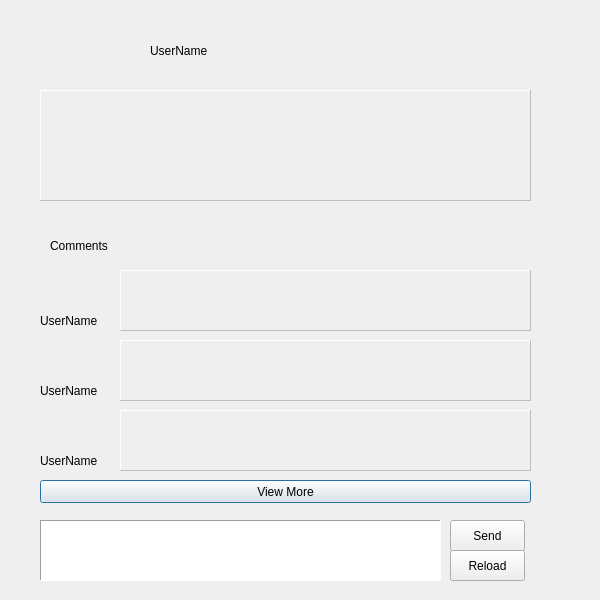
<?xml version="1.0" encoding="UTF-8"?>
<ui version="4.0">
 <class>CommentPage</class>
 <widget class="QDialog" name="CommentPage">
  <property name="geometry">
   <rect>
    <x>0</x>
    <y>0</y>
    <width>600</width>
    <height>600</height>
   </rect>
  </property>
  <property name="windowTitle">
   <string>Dialog</string>
  </property>
  <widget class="QTextEdit" name="PostText">
   <property name="enabled">
    <bool>false</bool>
   </property>
   <property name="geometry">
    <rect>
     <x>40</x>
     <y>90</y>
     <width>491</width>
     <height>111</height>
    </rect>
   </property>
   <property name="frameShape">
    <enum>QFrame::Panel</enum>
   </property>
   <property name="frameShadow">
    <enum>QFrame::Raised</enum>
   </property>
  </widget>
  <widget class="QLabel" name="mainuser">
   <property name="geometry">
    <rect>
     <x>150</x>
     <y>30</y>
     <width>151</width>
     <height>41</height>
    </rect>
   </property>
   <property name="styleSheet">
    <string notr="true">font: 14pt &quot;MS Shell Dlg 2&quot;;</string>
   </property>
   <property name="text">
    <string>UserName</string>
   </property>
  </widget>
  <widget class="QLabel" name="label_2">
   <property name="geometry">
    <rect>
     <x>50</x>
     <y>20</y>
     <width>81</width>
     <height>61</height>
    </rect>
   </property>
   <property name="styleSheet">
    <string notr="true">image: url(:/images/assets/profile.png);</string>
   </property>
   <property name="text">
    <string/>
   </property>
  </widget>
  <widget class="QLabel" name="label_3">
   <property name="geometry">
    <rect>
     <x>50</x>
     <y>230</y>
     <width>161</width>
     <height>31</height>
    </rect>
   </property>
   <property name="styleSheet">
    <string notr="true">font: 14pt &quot;MS Shell Dlg 2&quot;;</string>
   </property>
   <property name="text">
    <string>Comments</string>
   </property>
  </widget>
  <widget class="QTextEdit" name="comment1">
   <property name="enabled">
    <bool>false</bool>
   </property>
   <property name="geometry">
    <rect>
     <x>120</x>
     <y>270</y>
     <width>411</width>
     <height>61</height>
    </rect>
   </property>
   <property name="frameShape">
    <enum>QFrame::Panel</enum>
   </property>
   <property name="frameShadow">
    <enum>QFrame::Raised</enum>
   </property>
  </widget>
  <widget class="QLabel" name="label_4">
   <property name="geometry">
    <rect>
     <x>50</x>
     <y>270</y>
     <width>41</width>
     <height>41</height>
    </rect>
   </property>
   <property name="styleSheet">
    <string notr="true">image: url(:/images/assets/profile.png);</string>
   </property>
   <property name="text">
    <string/>
   </property>
  </widget>
  <widget class="QLabel" name="user1">
   <property name="geometry">
    <rect>
     <x>40</x>
     <y>300</y>
     <width>81</width>
     <height>41</height>
    </rect>
   </property>
   <property name="styleSheet">
    <string notr="true">font: 10pt &quot;MS Shell Dlg 2&quot;;</string>
   </property>
   <property name="text">
    <string>UserName</string>
   </property>
  </widget>
  <widget class="QTextEdit" name="comment2">
   <property name="enabled">
    <bool>false</bool>
   </property>
   <property name="geometry">
    <rect>
     <x>120</x>
     <y>340</y>
     <width>411</width>
     <height>61</height>
    </rect>
   </property>
   <property name="frameShape">
    <enum>QFrame::Panel</enum>
   </property>
   <property name="frameShadow">
    <enum>QFrame::Raised</enum>
   </property>
  </widget>
  <widget class="QLabel" name="label_6">
   <property name="geometry">
    <rect>
     <x>50</x>
     <y>340</y>
     <width>41</width>
     <height>41</height>
    </rect>
   </property>
   <property name="styleSheet">
    <string notr="true">image: url(:/images/assets/profile.png);</string>
   </property>
   <property name="text">
    <string/>
   </property>
  </widget>
  <widget class="QLabel" name="user2">
   <property name="geometry">
    <rect>
     <x>40</x>
     <y>370</y>
     <width>81</width>
     <height>41</height>
    </rect>
   </property>
   <property name="styleSheet">
    <string notr="true">font: 10pt &quot;MS Shell Dlg 2&quot;;</string>
   </property>
   <property name="text">
    <string>UserName</string>
   </property>
  </widget>
  <widget class="QTextEdit" name="comment3">
   <property name="enabled">
    <bool>false</bool>
   </property>
   <property name="geometry">
    <rect>
     <x>120</x>
     <y>410</y>
     <width>411</width>
     <height>61</height>
    </rect>
   </property>
   <property name="frameShape">
    <enum>QFrame::Panel</enum>
   </property>
   <property name="frameShadow">
    <enum>QFrame::Raised</enum>
   </property>
  </widget>
  <widget class="QLabel" name="label_8">
   <property name="geometry">
    <rect>
     <x>50</x>
     <y>410</y>
     <width>41</width>
     <height>41</height>
    </rect>
   </property>
   <property name="styleSheet">
    <string notr="true">image: url(:/images/assets/profile.png);</string>
   </property>
   <property name="text">
    <string/>
   </property>
  </widget>
  <widget class="QLabel" name="user3">
   <property name="geometry">
    <rect>
     <x>40</x>
     <y>440</y>
     <width>81</width>
     <height>41</height>
    </rect>
   </property>
   <property name="styleSheet">
    <string notr="true">font: 10pt &quot;MS Shell Dlg 2&quot;;</string>
   </property>
   <property name="text">
    <string>UserName</string>
   </property>
  </widget>
  <widget class="QPushButton" name="ViewMore">
   <property name="geometry">
    <rect>
     <x>40</x>
     <y>480</y>
     <width>491</width>
     <height>23</height>
    </rect>
   </property>
   <property name="text">
    <string>View More</string>
   </property>
  </widget>
  <widget class="QTextEdit" name="mycomment">
   <property name="geometry">
    <rect>
     <x>40</x>
     <y>520</y>
     <width>401</width>
     <height>61</height>
    </rect>
   </property>
   <property name="frameShape">
    <enum>QFrame::Panel</enum>
   </property>
   <property name="frameShadow">
    <enum>QFrame::Sunken</enum>
   </property>
  </widget>
  <widget class="QPushButton" name="Send">
   <property name="geometry">
    <rect>
     <x>450</x>
     <y>520</y>
     <width>75</width>
     <height>31</height>
    </rect>
   </property>
   <property name="text">
    <string>Send</string>
   </property>
  </widget>
  <widget class="QPushButton" name="reload">
   <property name="geometry">
    <rect>
     <x>450</x>
     <y>550</y>
     <width>75</width>
     <height>31</height>
    </rect>
   </property>
   <property name="text">
    <string>Reload</string>
   </property>
  </widget>
 </widget>
 <resources/>
 <connections/>
</ui>
